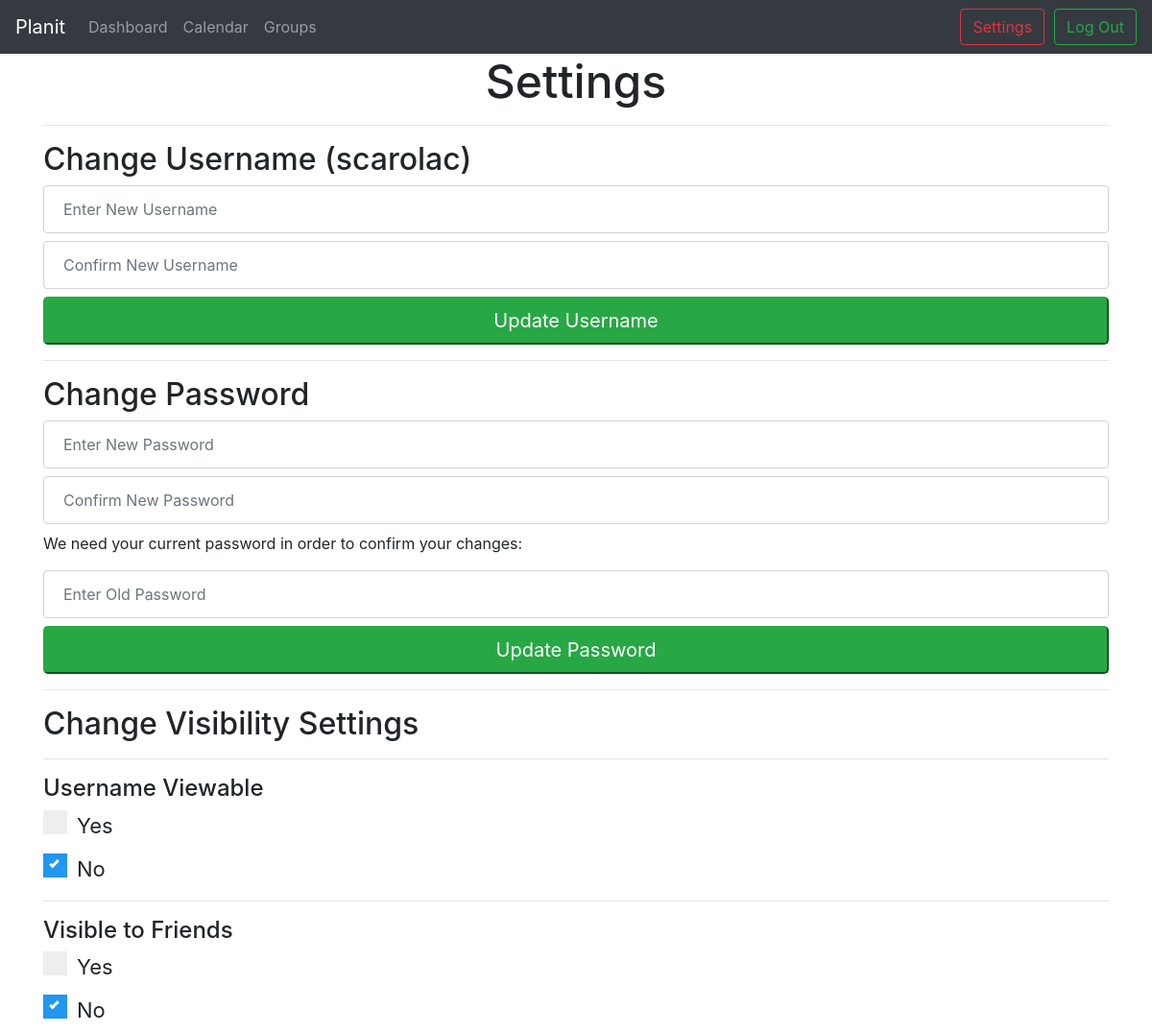
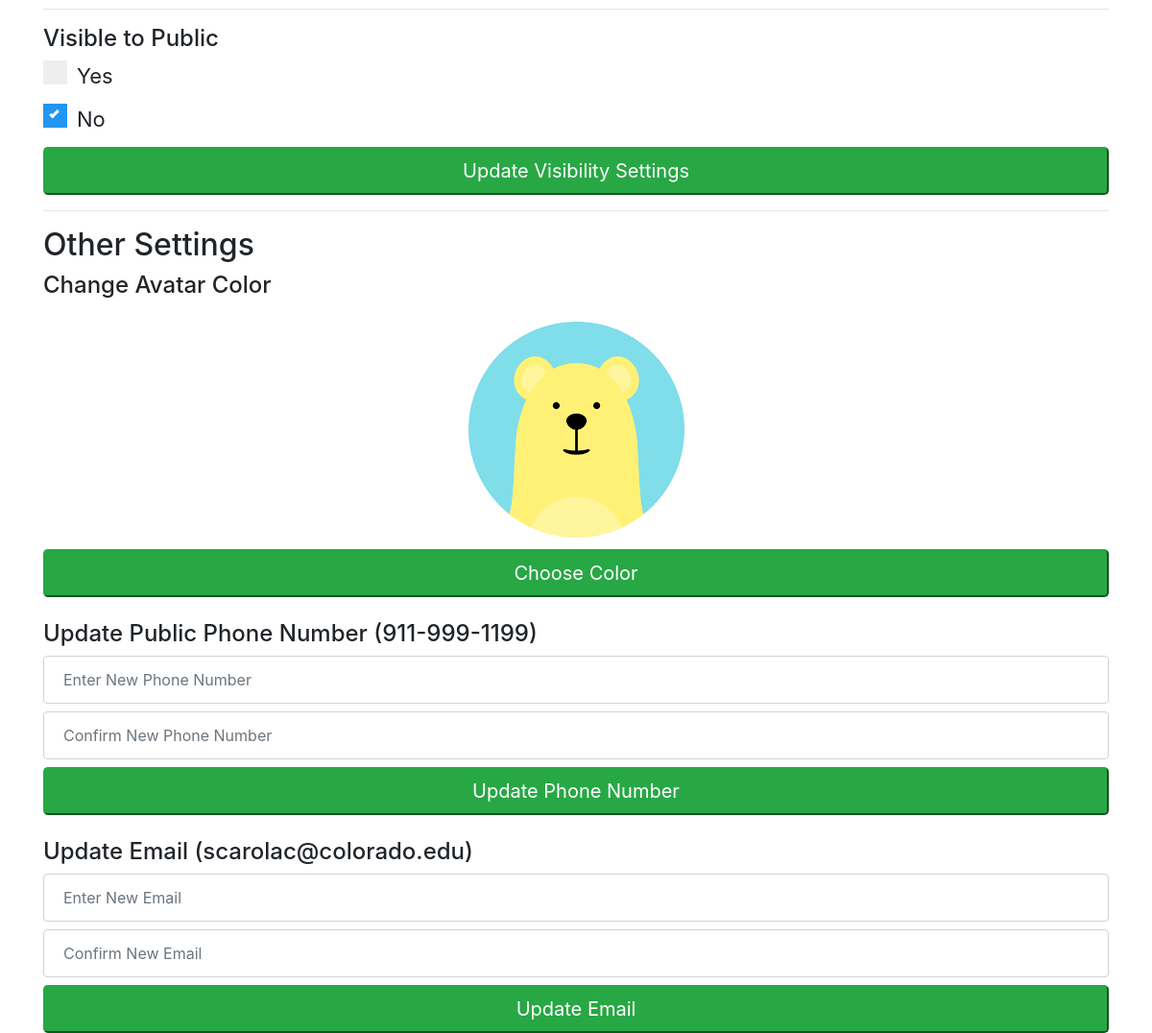
The app's page /content/settings.php (signed in) with its own data (2 pictures, top to bottom).
### tables this page shows
create table if not exists `users` (
	`username` char(40) primary key,
	`first_name` varchar(40) not null,
	`last_name` varchar(40) not null,
	`phone_number` varchar(40),
	`email` varchar(40) not null,
	`hashed_password` varchar(40) not null,
	`cryptosalt` varchar(40) not null,
	`description` varchar(140)
);

### content/settings.php (the view, shortened to what this page needs)
<!DOCTYPE html>
<html>
    <head>
        <link rel="stylesheet" type="text/css" href="../css/settings.css">
        <?php
            include('../templates/headercontent.php')
        ?>
    </head>
    <body>
        <?php
            include('../templates/navbar.php');
            $connection = mysqli_connect('localhost', 'root', 'password', 'planit');
            $query = "SELECT phone_number FROM users WHERE username = '{$_SESSION['login_user']}'";
            $result = mysqli_query($connection,$query);
            $phone = mysqli_fetch_row($result);
            $query = "SELECT email FROM users WHERE username = '{$_SESSION['login_user']}'";
            $result = mysqli_query($connection,$query);
            $email = mysqli_fetch_row($result);
            $query = "SELECT friend_visible FROM user_settings WHERE username = '{$_SESSION['login_user']}'";
            $result = mysqli_query($connection,$query);
            $friend = mysqli_fetch_row($result);
            $query = "SELECT public_visible FROM user_settings WHERE username = '{$_SESSION['login_user']}'";
            $result = mysqli_query($connection,$query);
            $public = mysqli_fetch_row($result);
            $query = "SELECT username_viewable FROM user_settings WHERE username = '{$_SESSION['login_user']}'";
            $result = mysqli_query($connection,$query);
            $user = mysqli_fetch_row($result);
        ?>
        <div class="container">
            <h1 class="text-center">
                <font size="7" id = "c1">Settings</font>
            </h1>
            <hr>
            <div class="row">
                <div id="change_everything" class="col-md-12">
                    <?php
                        echo "<h2 >Change Username (";
                        echo $_SESSION['login_user'];
                        echo ")</h2>";
                    ?>
                    <form action="../php/settingsHandlers/settingsHandlerUsername.php" method="post">
                        <input type="text" class="form-control" placeholder="Enter New Username" name="newusername1">
                        <input type="text" class="form-control" placeholder="Confirm New Username" name="newusername2">
                        <button class="btn-success btn-lg btn-block" type="submit" data-toggle="modal" data-target="#colorModal" >Update Username</button>
                    </form>
                    <hr>
                    <h2 id="c2">Change Password</h2>
                    <form action="../php/settingsHandlers/settingsHandlerPassword.php" method="post">
                        <input type="password" class="form-control" placeholder="Enter New Password" name="newpassword1">
                        <input type="password" class="form-control" placeholder="Confirm New Password" name="newpassword2">
                        <label>We need your current password in order to confirm your changes:</label>
                        <input type="password" class="form-control" placeholder="Enter Old Password" name="oldpassword">
                        <button class="btn-success btn-lg btn-block" type="submit">Update Password</button>
                    </form>
                    <hr>
                    <h2 id="c3">Change Visibility Settings</h2>
                    <hr>
                    <h4>Username Viewable</h4>
                    <form action="../php/settingsHandlers/settingsHandlerVisibility.php" method="post">
                        <?php
                            if($user[0]==TRUE){
                                echo "<label class=\"check_container\" value=\"0\">Yes";
                                echo "<input type=\"radio\" name=\"username_visible\" checked=\"checked\" value=\"1\">";
                                echo "<span class=\"checkmark\"></span>";
                                echo "</label>";
                                echo "<label class=\"check_container\" value=\"0\">No";
                                echo "<input type=\"radio\" name=\"username_visible\" value=\"0\">";
                                echo "<span class=\"checkmark\"></span>";
                                echo "</label>";
                            }else{
                                echo "<label class=\"check_container\" value=\"0\">Yes";
                                echo "<span class=\"checkmark\"></span>";
                                echo "</label>";
                                echo "<label class=\"check_container\" value=\"0\">No";
                                echo "<span class=\"checkmark\"></span>";
                                echo "</label>";
                            }
                        ?>
                        <hr>
                        <h4>Visible to Friends</h4>
                        <?php
                            if($friend[0]==TRUE){
                                echo "<label class=\"check_container\" value=\"0\">Yes";
                                echo "<input type=\"radio\" name=\"friend_visible\" checked=\"checked\" value=\"1\">";
                                echo "<span class=\"checkmark\"></span>";
                                echo "</label>";
                                echo "<label class=\"check_container\" value=\"0\">No";
                                echo "<input type=\"radio\" name=\"friend_visible\" value=\"0\">";
                                echo "<span class=\"checkmark\"></span>";
                                echo "</label>";
                            }else{
                                echo "<label class=\"check_container\" value=\"0\">Yes";
                                echo "<span class=\"checkmark\"></span>";
                                echo "</label>";
                                echo "<label class=\"check_container\" value=\"0\">No";
                                echo "<span class=\"checkmark\"></span>";
                                echo "</label>";
                            }
                        ?>
                        <hr>
                        <h4>Visible to Public</h4>
                        <?php
                            if($public[0]==TRUE){
                                echo "<label class=\"check_container\" value=\"0\">Yes";
                                echo "<input type=\"radio\" name=\"public_visible\" checked=\"checked\" value=\"1\">";
                                echo "<span class=\"checkmark\"></span>";
                                echo "</label>";
                                echo "<label class=\"check_container\" value=\"0\">No";
                                echo "<input type=\"radio\" name=\"public_visible\" value=\"0\">";
                                echo "<span class=\"checkmark\"></span>";
                                echo "</label>";
                            }else{
                                echo "<label class=\"check_container\" value=\"0\">Yes";
                                echo "<span class=\"checkmark\"></span>";
                                echo "</label>";
                                echo "<label class=\"check_container\" value=\"0\">No";
                                echo "<span class=\"checkmark\"></span>";
                                echo "</label>";
                            }
                        ?>
                        <button class="btn-success btn-lg btn-block" type="submit">Update Visibility Settings</button>
                    </form>
                    <hr>
                    <h2 id="c4">Other Settings</h2>
                    <form action="../php/settingsHandlers/settingsHandlerPhone.php" method="post">
                        <?php
                            echo "<h4>Change Avatar Color</h4>";
                            echo "<div class=\"imgcontainer\">";
                            echo "<img src=\"../assets/icons/bear_avatar.png\" alt=\"Planit\" class=\"avatar\">";
                            echo  "</div>";
                        ?>
                        <button class="btn-success btn-lg btn-block" type="button" data-toggle="modal" data-target="#colorModal">Choose Color</button>
                        <br>
                        <?php
                            echo "<h4>Update Public Phone Number (";
                            echo substr($phone[0], 0, 3).'-'.substr($phone[0], 3, 3).'-'.substr($phone[0],6);
                            echo ")</h4>";
                        ?>
                        <input type="text" class="form-control" placeholder="Enter New Phone Number" name="phone1" >
                        <input type="text" class="form-control" placeholder="Confirm New Phone Number" name="phone2" >
                        <button class="btn-success btn-lg btn-block" type="submit">Update Phone Number</button>
                    </form>
                    <br>
                    <?php
                        echo "<h4 id=\"c5\" >Update Email (";
                        echo $email[0];
                        echo ")</h4>";
                    ?>
                    <form action="../php/settingsHandlers/settingsHandlerEmail.php" method="post">
                        <input type="email" class="form-control" placeholder="Enter New Email" name="newemail1" id="email_mod">
                        <input type="email" class="form-control" placeholder="Confirm New Email" id="email_mod" name="newemail2">
                        <button class="btn-success btn-lg btn-block" type="submit" >Update Email</button>
                    </form>
                </div>
            </div>
        </div>
    </body>
</html>

### css/settings.css (style rules this page uses)
#email_mod { padding-top: 12px; padding-right: 20px; padding-bottom: 12px; padding-left: 20px; margin-top: 8px; margin-right: 0px; margin-bottom: 8px; margin-left: 0px; }
.check_container { display: block; position: relative; padding-left: 35px; margin-bottom: 12px; cursor: pointer; font-size: 22px; -webkit-user-select: none; -moz-user-select: none; -ms-user-select: none; user-select: none; }
.checkmark { position: absolute; top: 0; left: 0; height: 25px; width: 25px; background-color: #eee; }
.check_container input:checked ~ .checkmark { background-color: #2196F3; }
.checkmark:after { content: ""; position: absolute; display: none; }
.check_container input:checked ~ .checkmark:after { display: block; }
.check_container .checkmark:after { left: 9px; top: 5px; width: 5px; height: 10px; border: solid white; border-width: 0 3px 3px 0; -webkit-transform: rotate(45deg); -ms-transform: rotate(45deg); transform: rotate(45deg); }

### css/main.css (style rules this page uses)
input[type=text], input[type=password], input[type=email], input[type=time] { padding: 12px 20px; margin: 8px 0; }
.imgcontainer { text-align: center; margin: 24px 0 12px 0; }

### records on screen
users: phone_number "911", phone_number "999", phone_number "1199", email "scarolac@colorado.edu"

### other values on screen
$_SESSION['login_user'] "scarolac"
